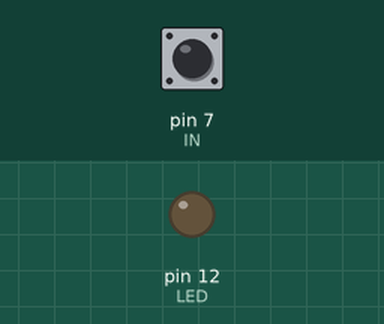
Simulated run of this sketch. Board: Arduino Uno, built with avr-gcc and run on an emulated ATmega328P. Parts: output pins drawn as LEDs (lit = HIGH). The test bench sets the inputs (shaded band); at power-on: pin 7 (IN) HIGH.

Above: at 1.2 s.
1.3 s: pin 7 (IN) pulled LOW for 0.15 s
At 1.4 s:
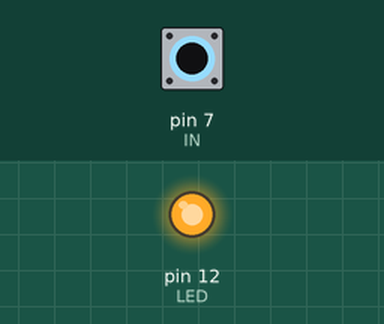
3.0 s: pin 7 (IN) pulled LOW for 3.2 s
At 6.9 s:
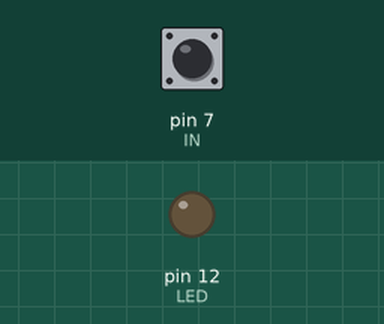
Timing chart, 0 to 8.4 s (numbered marks = the images above; inputs shaded):
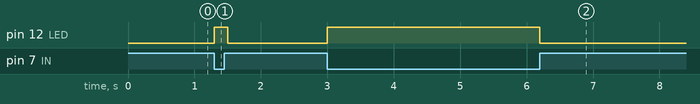

The sketch:

Class02d.ino
```cpp
//
// Use pin 7 as a switch to turn on and
// off an LED light at pin 12.
//
const int IN = 7;
const int LED = 12;

void setup() {
  pinMode(IN, INPUT_PULLUP);
  pinMode(LED, OUTPUT);
}

void loop() {
  int value = digitalRead(IN);
  value = 1 - value;
  if (value == 1)
    digitalWrite(LED, HIGH);
  else
    digitalWrite(LED, LOW);
  delay(100);
}
```

Measured:
- after the input at 1.3 s, pin 12 (LED): LOW → HIGH at once, → LOW 0.20 s later
- after the input at 3.0 s, pin 12 (LED): LOW → HIGH at once, → LOW 3.2 s later
